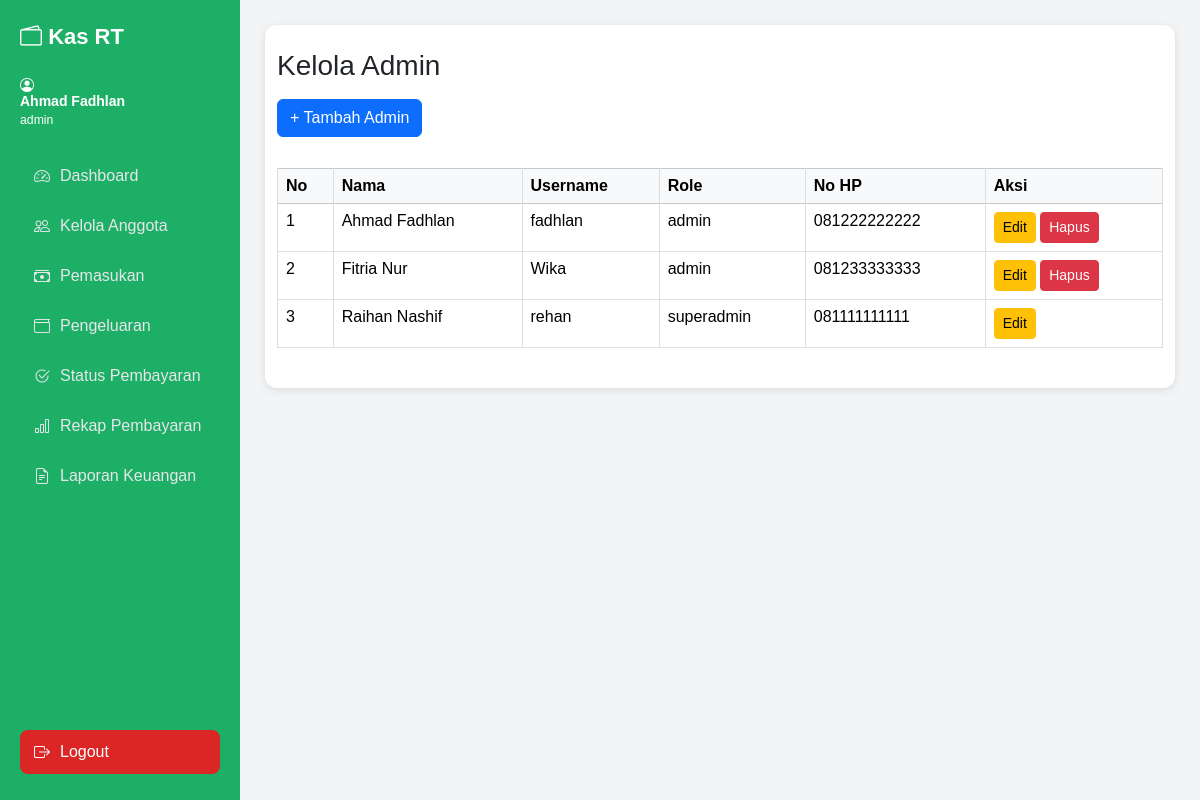
The page /backend/admin/list_admin.php (signed in) on the database its author committed.
### tables this page shows
CREATE TABLE `users` (
  `id_users` int(11) NOT NULL,
  `nama` varchar(100) NOT NULL,
  `username` varchar(50) NOT NULL,
  `password` varchar(255) NOT NULL,
  `role` enum('superadmin','admin','anggota') NOT NULL,
  `alamat` varchar(200) DEFAULT NULL,
  `no_hp` varchar(20) DEFAULT NULL
);

### backend/admin/list_admin.php (the view, shortened to what this page needs)
<?php
include "../partials/navbar.php";
require "../config/koneksi.php";
$query = mysqli_query($conn, "
    SELECT * FROM users
    WHERE role='admin' OR role='superadmin'
    ORDER BY role DESC, nama ASC
");
?>
<!DOCTYPE html>
<html lang="id">
<head>
    <link rel="stylesheet" href="https://cdn.jsdelivr.net/npm/bootstrap@5.3.2/dist/css/bootstrap.min.css">
</head>
<body class="bg-light">
<div class="container py-4">
    <h3 class="mb-3">Kelola Admin</h3>
    <a href="tambah_admin.php" class="btn btn-primary mb-3">+ Tambah Admin</a>
    <table class="table table-bordered bg-white">
        <thead class="table-light">
            <tr>
                <th>No</th>
                <th>Nama</th>
                <th>Username</th>
                <th>Role</th>
                <th>No HP</th>
                <th>Aksi</th>
            </tr>
        </thead>
        <tbody>
        <?php $no = 1; while ($row = mysqli_fetch_assoc($query)): ?>
            <tr>
                <td><?= $no++; ?></td>
                <td><?= htmlentities($row['nama']); ?></td>
                <td><?= htmlentities($row['username']); ?></td>
                <td><?= htmlentities($row['role']); ?></td>
                <td><?= htmlentities($row['no_hp']); ?></td>
                <td>
                    <a href="edit_admin.php?id=<?= $row['id_users']; ?>" class="btn btn-warning btn-sm">Edit</a>
                    <?php if ($row['role'] == 'admin'): ?>
                        <a href="hapus_admin.php?id=<?= $row['id_users']; ?>"
                           onclick="return confirm('Yakin ingin menghapus admin ini?')"
                           class="btn btn-danger btn-sm">Hapus</a>
                    <?php endif; ?>
                </td>
            </tr>
        <?php endwhile; ?>
        </tbody>
    </table>
</div>
</body>
</html>

### backend/assets/style.css (style rules this page uses)
* { margin: 0; padding: 0; box-sizing: border-box; font-family: Arial, sans-serif; }
body { background: #f3f4f6; }
.container { background: #ffffff; padding: 22px; border-radius: 12px; box-shadow: 0 2px 8px rgba(0,0,0,.1); }
h2, h3 { margin-bottom: 20px; }
table { width: 100%; border-collapse: collapse; margin-top: 15px; }
table th, table td { border: 1px solid #ddd; padding: 10px; }
table th { background: #e5e7eb; }
tr:nth-child(even) { background: #f9fafb; }
.btn { padding: 8px 14px; border-radius: 6px; text-decoration: none; font-size: 14px; display: inline-block; }
.btn-primary { background: #2563eb; color: white; }
.btn-danger { background: #dc2626; color: white; }
.btn-warning { background: #facc15; color: black; }

### rows shown on the page
users: nama "Ahmad Fadhlan", username "fadhlan", role "admin", no_hp "081222222222"
users: nama "Fitria Nur", username "Wika", role "admin", no_hp "081233333333"
users: nama "Raihan Nashif", username "rehan", role "superadmin", no_hp "081111111111"

### other values the page prints
$nama "Ahmad Fadhlan"
$role "admin"
